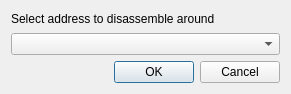
<?xml version="1.0" encoding="UTF-8"?>
<ui version="4.0">
 <class>SelectAddressDialog</class>
 <widget class="QDialog" name="SelectAddressDialog">
  <property name="geometry">
   <rect>
    <x>0</x>
    <y>0</y>
    <width>291</width>
    <height>94</height>
   </rect>
  </property>
  <property name="minimumSize">
   <size>
    <width>250</width>
    <height>50</height>
   </size>
  </property>
  <property name="windowTitle">
   <string>Address selector</string>
  </property>
  <property name="toolTip">
   <string>Select the address to disassemble around</string>
  </property>
  <layout class="QVBoxLayout" name="verticalLayout">
   <item>
    <widget class="QLabel" name="label">
     <property name="text">
      <string>Select address to disassemble around</string>
     </property>
    </widget>
   </item>
   <item>
    <widget class="KHistoryComboBox" name="comboBox">
     <property name="insertPolicy">
      <enum>QComboBox::InsertAtTop</enum>
     </property>
     <property name="urlDropsEnabled" stdset="0">
      <bool>false</bool>
     </property>
    </widget>
   </item>
   <item>
    <widget class="QDialogButtonBox" name="buttonBox">
     <property name="standardButtons">
      <set>QDialogButtonBox::Cancel|QDialogButtonBox::Ok</set>
     </property>
    </widget>
   </item>
  </layout>
 </widget>
 <customwidgets>
  <customwidget>
   <class>KComboBox</class>
   <extends>QComboBox</extends>
   <header>kcombobox.h</header>
  </customwidget>
  <customwidget>
   <class>KHistoryComboBox</class>
   <extends>KComboBox</extends>
   <header>khistorycombobox.h</header>
  </customwidget>
 </customwidgets>
 <resources/>
 <connections>
  <connection>
   <sender>buttonBox</sender>
   <signal>accepted()</signal>
   <receiver>SelectAddressDialog</receiver>
   <slot>accept()</slot>
   <hints>
    <hint type="sourcelabel">
     <x>140</x>
     <y>72</y>
    </hint>
    <hint type="destinationlabel">
     <x>146</x>
     <y>88</y>
    </hint>
   </hints>
  </connection>
  <connection>
   <sender>buttonBox</sender>
   <signal>rejected()</signal>
   <receiver>SelectAddressDialog</receiver>
   <slot>reject()</slot>
   <hints>
    <hint type="sourcelabel">
     <x>245</x>
     <y>71</y>
    </hint>
    <hint type="destinationlabel">
     <x>241</x>
     <y>88</y>
    </hint>
   </hints>
  </connection>
 </connections>
</ui>
